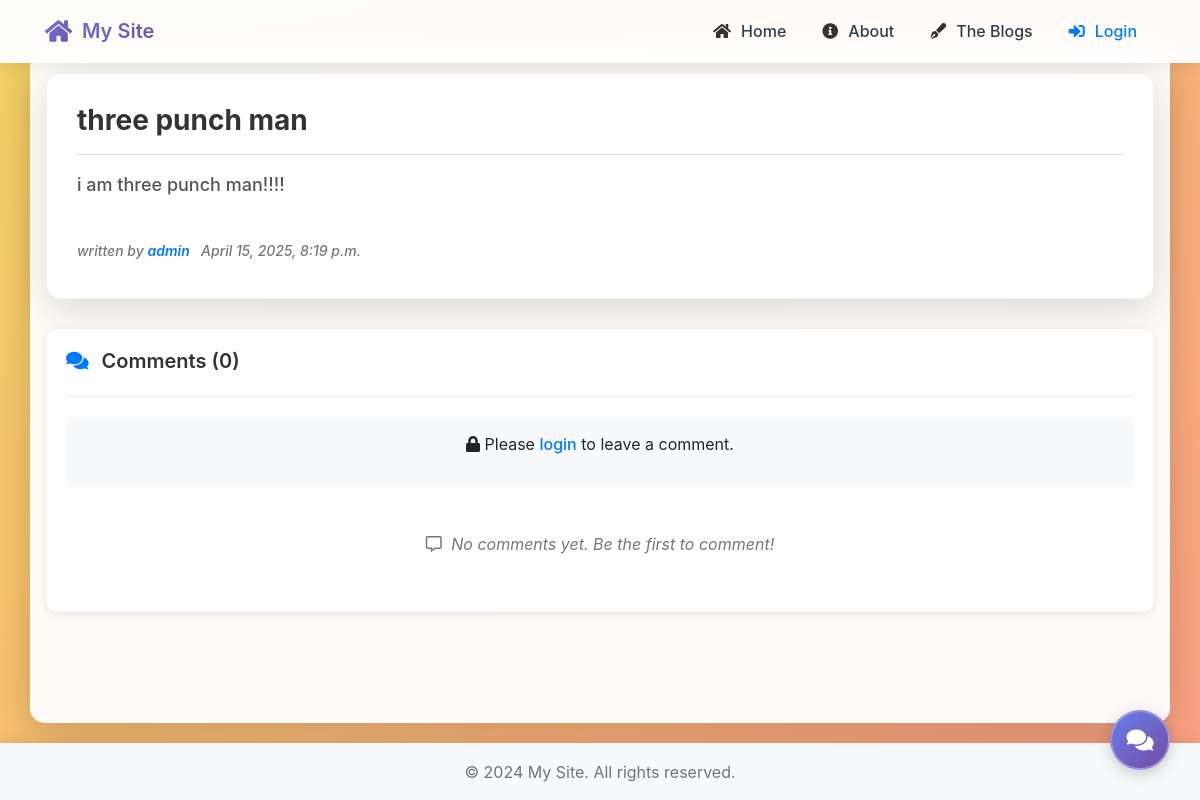
Page /blogs/6/ on the earlier database version.
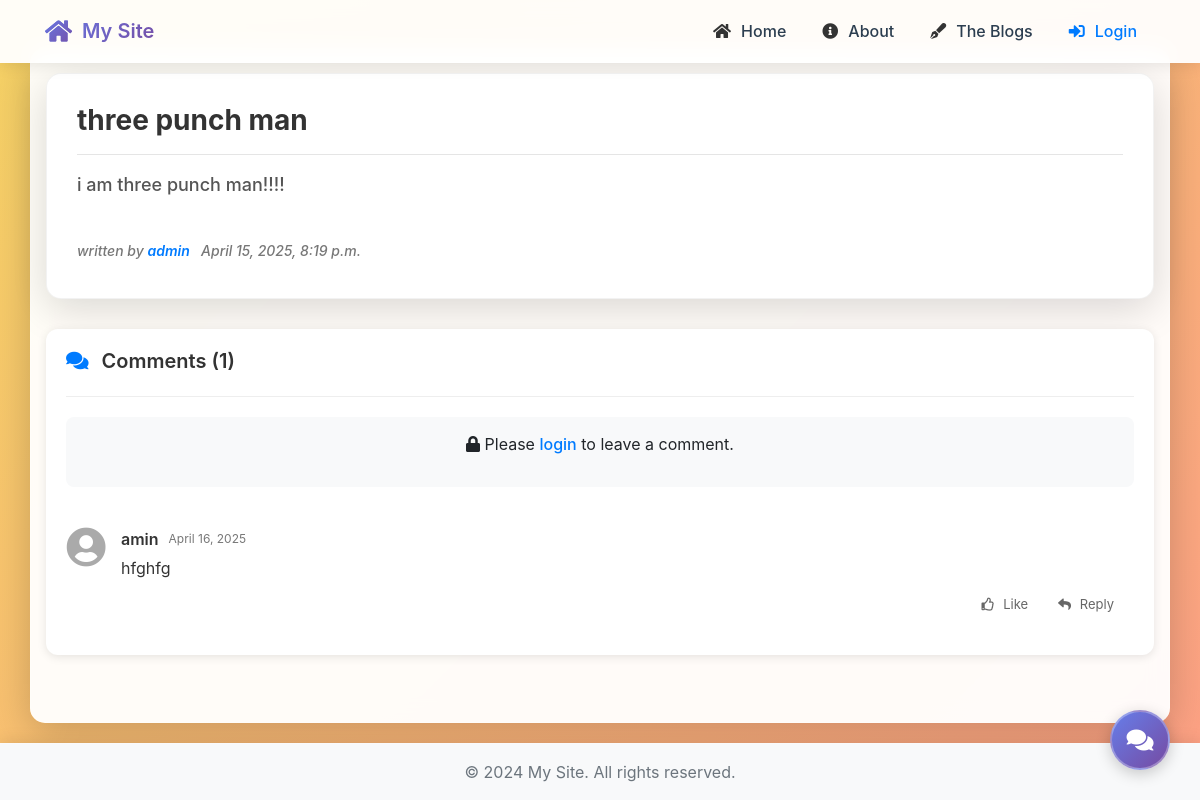
Same page on the later database version.
### blog/models.py (models this page shows, shortened)
class Post(models.Model):
    title = models.CharField(default='',max_length=20)
    text = models.TextField(default='',max_length=600)
    author = models.ForeignKey(settings.AUTH_USER_MODEL, on_delete=models.CASCADE)
    date = models.DateTimeField(auto_now_add=True)

class Comment(models.Model):
    post = models.ForeignKey(Post, related_name='comments', on_delete=models.CASCADE)
    author = models.ForeignKey(settings.AUTH_USER_MODEL, on_delete=models.CASCADE)
    text = models.TextField(default='',max_length=600)
    date = models.DateTimeField(auto_now_add=True)

### accounts/models.py (models this page shows)
class CustomUser(AbstractUser):
    age = models.IntegerField(null=True, blank=True)

### blog/views.py (the view)
# urls.py: path('<int:pk>/',views.blog_detail, name='blog_detail'),
def blog_detail(request, pk):
    post = get_object_or_404(Post, pk=pk)
    if request.method == 'POST':
        form = CommentForm(request.POST)
        if form.is_valid():
            obj = form.save(commit=False)
            obj.author = request.user
            obj.post = post
            obj.save()
            return redirect(reverse_lazy('blog_detail', kwargs={'pk': post.id}))
    else:
        form = CommentForm()
    return render(request, 'blog/detail.html', {'post': post, 'form': form})

### templates/blog/detail.html (shortened to what this page needs)
{% extends "blog_base.html" %}
{% block body %}
<div class='blog-detail'>
    <h1 class='all-texts-blogs'>{{post.title}}</h1>
    <hr>
    <h2 class='all-texts-blogs'>{{post.text}}</h2>
    <br>
    <h3 class='all-texts-blogs'>written by <span class='name'>{{post.author.username}}</span> &nbsp;&nbsp;{{post.date}}</h3>
</div>
<div class="comments-section">
    <div class="comments-header">
        <h2><i class="fas fa-comments"></i> Comments ({{ post.comments.all|length }})</h2>
    </div>
    {% if user.is_authenticated %}
    <div class="comment-form-container">
        <div class="user-avatar">
            <i class="fas fa-user-circle"></i>
        </div>
        <div class="comment-input-area">
            <form action='' method='POST' class="comment-form">
                {% csrf_token %}
                <div class="form-group">
                    {{ form.text }}
                </div>
                <div class="comment-actions">
                    <button type="submit" class="comment-submit-btn"><i class="fas fa-paper-plane"></i> Post Comment</button>
                </div>
            </form>
        </div>
    </div>
    {% else %}
    <div class="login-to-comment">
        <p><i class="fas fa-lock"></i> Please <a href="{% url 'login' %}">login</a> to leave a comment.</p>
    </div>
    {% endif %}
    <div class="comments-list">
        {% if post.comments.all %}
            {% for comment in post.comments.all %}
            <div class="comment-item">
                <div class="comment-avatar">
                    <i class="fas fa-user-circle"></i>
                </div>
                <div class="comment-content">
                    <div class="comment-header">
                        <span class="comment-author">{{ comment.author }}</span>
                        <span class="comment-date">{{ comment.date|date:"F d, Y" }}</span>
                    </div>
                    <div class="comment-text">
                        {{ comment.text }}
                    </div>
                    <div class="comment-actions">
                        <button class="action-btn like-btn"><i class="far fa-thumbs-up"></i> Like</button>
                        <button class="action-btn reply-btn"><i class="fas fa-reply"></i> Reply</button>
                    </div>
                </div>
            </div>
            {% endfor %}
        {% else %}
            <div class="no-comments">
                <p><i class="far fa-comment-alt"></i> No comments yet. Be the first to comment!</p>
            </div>
        {% endif %}
    </div>
</div>
{% endblock body %}

Differences in the rows shown:
computed for Post "three punch man": comments.all|length "0" → "1"
added Comment: author "amin", date "April 16, 2025", text "hfghfg"
Other differences:
text no longer shown: "No comments yet. Be the first to comment!"
